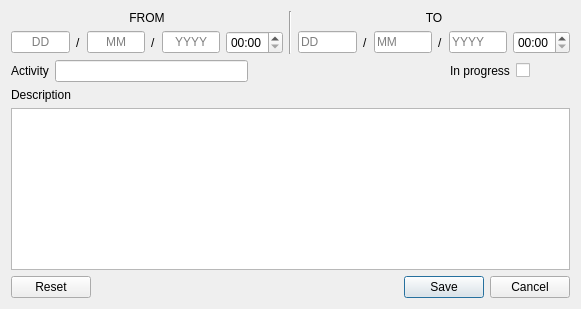
<?xml version="1.0" encoding="UTF-8"?>
<ui version="4.0">
 <class>EditWindow</class>
 <widget class="QDialog" name="EditWindow">
  <property name="windowModality">
   <enum>Qt::NonModal</enum>
  </property>
  <property name="geometry">
   <rect>
    <x>0</x>
    <y>0</y>
    <width>581</width>
    <height>309</height>
   </rect>
  </property>
  <property name="sizePolicy">
   <sizepolicy hsizetype="Minimum" vsizetype="Minimum">
    <horstretch>0</horstretch>
    <verstretch>0</verstretch>
   </sizepolicy>
  </property>
  <property name="minimumSize">
   <size>
    <width>581</width>
    <height>309</height>
   </size>
  </property>
  <property name="maximumSize">
   <size>
    <width>16777215</width>
    <height>16777215</height>
   </size>
  </property>
  <property name="windowTitle">
   <string>Edit</string>
  </property>
  <layout class="QVBoxLayout" name="verticalLayout_5">
   <item>
    <layout class="QVBoxLayout" name="verticalLayoutTop" stretch="1,1">
     <item>
      <layout class="QHBoxLayout" name="horizontalLayoutDate">
       <property name="sizeConstraint">
        <enum>QLayout::SetMinimumSize</enum>
       </property>
       <item>
        <layout class="QVBoxLayout" name="verticalLayoutFrom">
         <item>
          <widget class="QLabel" name="fromText">
           <property name="layoutDirection">
            <enum>Qt::LeftToRight</enum>
           </property>
           <property name="text">
            <string>FROM</string>
           </property>
           <property name="alignment">
            <set>Qt::AlignCenter</set>
           </property>
          </widget>
         </item>
         <item>
          <layout class="QHBoxLayout" name="horizontalLayoutDateFrom">
           <property name="sizeConstraint">
            <enum>QLayout::SetMinimumSize</enum>
           </property>
           <item>
            <widget class="QLineEdit" name="fromDay">
             <property name="sizePolicy">
              <sizepolicy hsizetype="Minimum" vsizetype="Maximum">
               <horstretch>0</horstretch>
               <verstretch>0</verstretch>
              </sizepolicy>
             </property>
             <property name="maxLength">
              <number>2</number>
             </property>
             <property name="frame">
              <bool>true</bool>
             </property>
             <property name="alignment">
              <set>Qt::AlignCenter</set>
             </property>
             <property name="placeholderText">
              <string>DD</string>
             </property>
            </widget>
           </item>
           <item>
            <widget class="QLabel" name="fromTextDaySlashMonthWindows">
             <property name="text">
              <string>/</string>
             </property>
            </widget>
           </item>
           <item>
            <widget class="QLineEdit" name="fromMonth">
             <property name="enabled">
              <bool>true</bool>
             </property>
             <property name="sizePolicy">
              <sizepolicy hsizetype="Minimum" vsizetype="Maximum">
               <horstretch>0</horstretch>
               <verstretch>0</verstretch>
              </sizepolicy>
             </property>
             <property name="maxLength">
              <number>2</number>
             </property>
             <property name="alignment">
              <set>Qt::AlignCenter</set>
             </property>
             <property name="placeholderText">
              <string>MM</string>
             </property>
            </widget>
           </item>
           <item>
            <widget class="QLabel" name="fromTextMonthSlashYearWindows">
             <property name="text">
              <string>/</string>
             </property>
            </widget>
           </item>
           <item>
            <widget class="QLineEdit" name="fromYear">
             <property name="sizePolicy">
              <sizepolicy hsizetype="Minimum" vsizetype="Maximum">
               <horstretch>0</horstretch>
               <verstretch>0</verstretch>
              </sizepolicy>
             </property>
             <property name="text">
              <string/>
             </property>
             <property name="maxLength">
              <number>4</number>
             </property>
             <property name="alignment">
              <set>Qt::AlignCenter</set>
             </property>
             <property name="placeholderText">
              <string>YYYY</string>
             </property>
            </widget>
           </item>
           <item>
            <widget class="QTimeEdit" name="fromTime">
             <property name="sizePolicy">
              <sizepolicy hsizetype="Minimum" vsizetype="Maximum">
               <horstretch>1</horstretch>
               <verstretch>0</verstretch>
              </sizepolicy>
             </property>
             <property name="maximumSize">
              <size>
               <width>16777215</width>
               <height>16777215</height>
              </size>
             </property>
             <property name="displayFormat">
              <string>HH:mm</string>
             </property>
            </widget>
           </item>
          </layout>
         </item>
        </layout>
       </item>
       <item>
        <widget class="Line" name="fromToLine">
         <property name="orientation">
          <enum>Qt::Vertical</enum>
         </property>
        </widget>
       </item>
       <item>
        <layout class="QVBoxLayout" name="verticalLayoutTo">
         <item>
          <widget class="QLabel" name="toText">
           <property name="text">
            <string>TO</string>
           </property>
           <property name="alignment">
            <set>Qt::AlignCenter</set>
           </property>
          </widget>
         </item>
         <item>
          <layout class="QHBoxLayout" name="horizontalLayoutDateTo">
           <property name="sizeConstraint">
            <enum>QLayout::SetMinimumSize</enum>
           </property>
           <item>
            <widget class="QLineEdit" name="toDay">
             <property name="sizePolicy">
              <sizepolicy hsizetype="Minimum" vsizetype="Maximum">
               <horstretch>0</horstretch>
               <verstretch>0</verstretch>
              </sizepolicy>
             </property>
             <property name="maxLength">
              <number>2</number>
             </property>
             <property name="placeholderText">
              <string>DD</string>
             </property>
            </widget>
           </item>
           <item>
            <widget class="QLabel" name="toTextDaySlashMonthWindows">
             <property name="text">
              <string>/</string>
             </property>
            </widget>
           </item>
           <item>
            <widget class="QLineEdit" name="toMonth">
             <property name="sizePolicy">
              <sizepolicy hsizetype="Minimum" vsizetype="Maximum">
               <horstretch>0</horstretch>
               <verstretch>0</verstretch>
              </sizepolicy>
             </property>
             <property name="maxLength">
              <number>2</number>
             </property>
             <property name="placeholderText">
              <string>MM</string>
             </property>
            </widget>
           </item>
           <item>
            <widget class="QLabel" name="toTextMonthSlashYearWindows">
             <property name="text">
              <string>/</string>
             </property>
            </widget>
           </item>
           <item>
            <widget class="QLineEdit" name="toYear">
             <property name="sizePolicy">
              <sizepolicy hsizetype="Minimum" vsizetype="Maximum">
               <horstretch>0</horstretch>
               <verstretch>0</verstretch>
              </sizepolicy>
             </property>
             <property name="maxLength">
              <number>4</number>
             </property>
             <property name="placeholderText">
              <string>YYYY</string>
             </property>
            </widget>
           </item>
           <item>
            <widget class="QTimeEdit" name="toTime">
             <property name="sizePolicy">
              <sizepolicy hsizetype="Minimum" vsizetype="Maximum">
               <horstretch>0</horstretch>
               <verstretch>0</verstretch>
              </sizepolicy>
             </property>
             <property name="displayFormat">
              <string>HH:mm</string>
             </property>
            </widget>
           </item>
          </layout>
         </item>
        </layout>
       </item>
      </layout>
     </item>
     <item>
      <layout class="QHBoxLayout" name="horizontalLayoutMiddle" stretch="5,5">
       <property name="sizeConstraint">
        <enum>QLayout::SetMinimumSize</enum>
       </property>
       <item>
        <layout class="QHBoxLayout" name="horizontalLayoutActivity" stretch="1,0,1">
         <property name="sizeConstraint">
          <enum>QLayout::SetMinimumSize</enum>
         </property>
         <item>
          <widget class="QLabel" name="textActivity">
           <property name="sizePolicy">
            <sizepolicy hsizetype="Fixed" vsizetype="Preferred">
             <horstretch>0</horstretch>
             <verstretch>0</verstretch>
            </sizepolicy>
           </property>
           <property name="text">
            <string>Activity</string>
           </property>
          </widget>
         </item>
         <item>
          <widget class="QLineEdit" name="lineEdit"/>
         </item>
         <item>
          <spacer name="horizontalSpacer">
           <property name="orientation">
            <enum>Qt::Horizontal</enum>
           </property>
           <property name="sizeType">
            <enum>QSizePolicy::Maximum</enum>
           </property>
           <property name="sizeHint" stdset="0">
            <size>
             <width>40</width>
             <height>20</height>
            </size>
           </property>
          </spacer>
         </item>
        </layout>
       </item>
       <item>
        <layout class="QHBoxLayout" name="horizontalLayoutProgress">
         <property name="sizeConstraint">
          <enum>QLayout::SetMaximumSize</enum>
         </property>
         <item>
          <spacer name="horizontalSpacer_2">
           <property name="orientation">
            <enum>Qt::Horizontal</enum>
           </property>
           <property name="sizeHint" stdset="0">
            <size>
             <width>40</width>
             <height>20</height>
            </size>
           </property>
          </spacer>
         </item>
         <item>
          <widget class="QLabel" name="textInProgress">
           <property name="text">
            <string>In progress</string>
           </property>
          </widget>
         </item>
         <item>
          <widget class="QCheckBox" name="checkProgress">
           <property name="text">
            <string/>
           </property>
          </widget>
         </item>
         <item>
          <spacer name="horizontalSpacer_3">
           <property name="orientation">
            <enum>Qt::Horizontal</enum>
           </property>
           <property name="sizeType">
            <enum>QSizePolicy::Fixed</enum>
           </property>
           <property name="sizeHint" stdset="0">
            <size>
             <width>40</width>
             <height>20</height>
            </size>
           </property>
          </spacer>
         </item>
        </layout>
       </item>
      </layout>
     </item>
    </layout>
   </item>
   <item>
    <layout class="QVBoxLayout" name="verticalLayoutDescription">
     <item>
      <widget class="QLabel" name="textDescription">
       <property name="text">
        <string>Description</string>
       </property>
      </widget>
     </item>
     <item>
      <widget class="QTextEdit" name="description"/>
     </item>
    </layout>
   </item>
   <item>
    <widget class="QDialogButtonBox" name="buttons">
     <property name="orientation">
      <enum>Qt::Horizontal</enum>
     </property>
     <property name="standardButtons">
      <set>QDialogButtonBox::Cancel|QDialogButtonBox::Reset|QDialogButtonBox::Save</set>
     </property>
    </widget>
   </item>
  </layout>
 </widget>
 <tabstops>
  <tabstop>fromDay</tabstop>
  <tabstop>fromMonth</tabstop>
  <tabstop>fromYear</tabstop>
  <tabstop>fromTime</tabstop>
  <tabstop>toDay</tabstop>
  <tabstop>toMonth</tabstop>
  <tabstop>toYear</tabstop>
  <tabstop>toTime</tabstop>
  <tabstop>description</tabstop>
  <tabstop>checkProgress</tabstop>
  <tabstop>buttons</tabstop>
 </tabstops>
 <resources/>
 <connections>
  <connection>
   <sender>buttons</sender>
   <signal>accepted()</signal>
   <receiver>EditWindow</receiver>
   <slot>accept()</slot>
   <hints>
    <hint type="sourcelabel">
     <x>248</x>
     <y>254</y>
    </hint>
    <hint type="destinationlabel">
     <x>157</x>
     <y>274</y>
    </hint>
   </hints>
  </connection>
  <connection>
   <sender>buttons</sender>
   <signal>rejected()</signal>
   <receiver>EditWindow</receiver>
   <slot>reject()</slot>
   <hints>
    <hint type="sourcelabel">
     <x>316</x>
     <y>260</y>
    </hint>
    <hint type="destinationlabel">
     <x>286</x>
     <y>274</y>
    </hint>
   </hints>
  </connection>
 </connections>
</ui>
